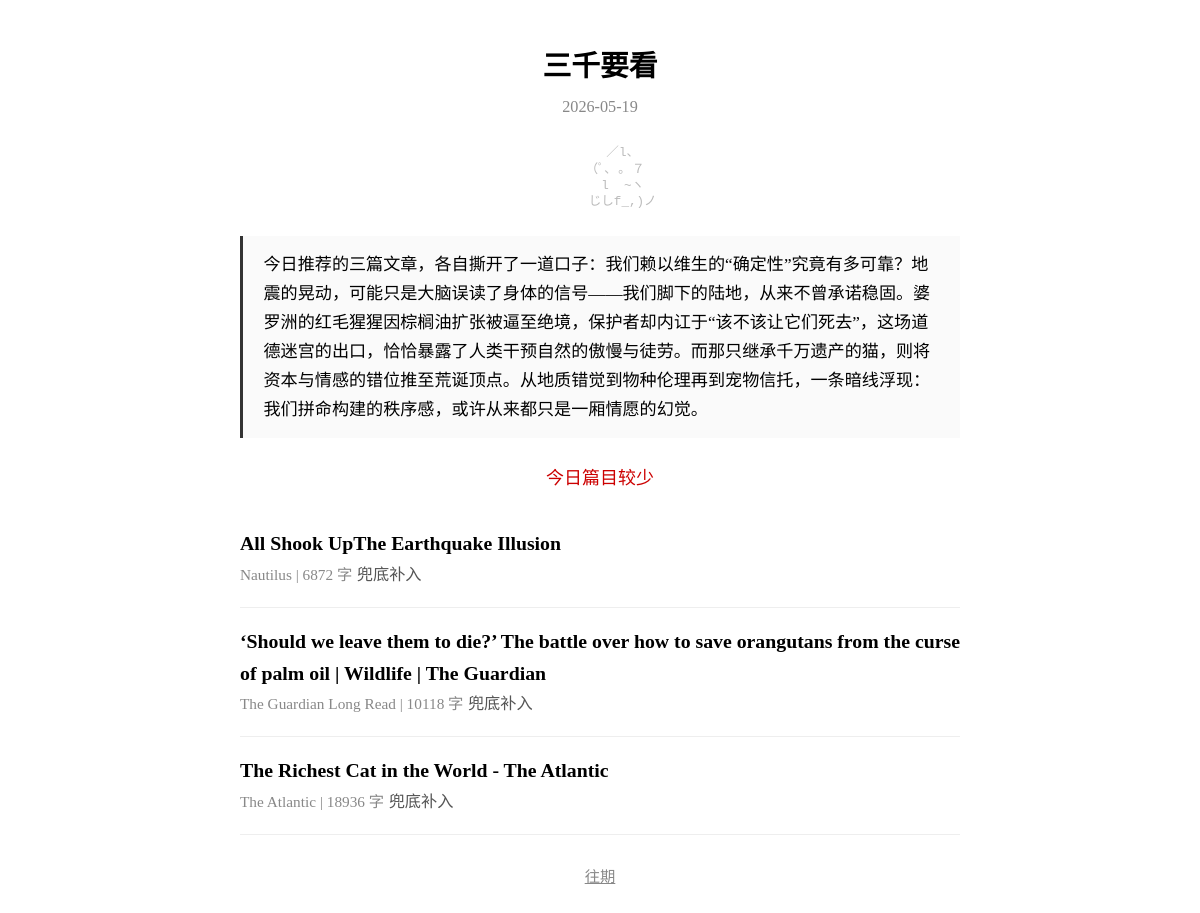
Before: / with the older database file.
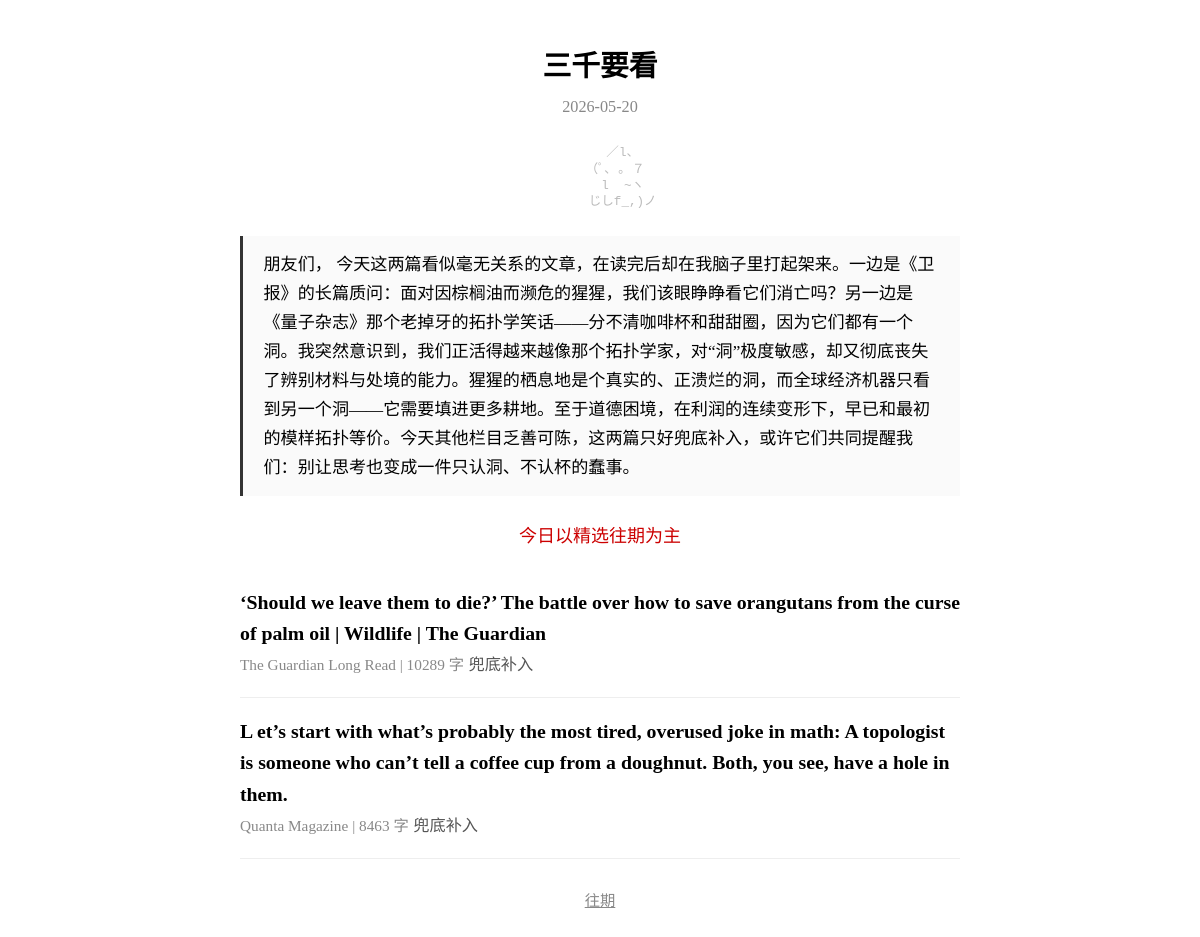
After: the same page with the newer database file.
### tables this page shows
CREATE TABLE issues (
            date TEXT PRIMARY KEY,
            articles TEXT NOT NULL DEFAULT '[]',
            editor_note TEXT NOT NULL DEFAULT '',
            stats TEXT NOT NULL DEFAULT '{}',
            epub_sent_at TEXT
        );

CREATE TABLE articles (
            id TEXT PRIMARY KEY,
            title_zh TEXT NOT NULL DEFAULT '',
            source TEXT NOT NULL DEFAULT '',
            source_url TEXT NOT NULL DEFAULT '',
            author TEXT NOT NULL DEFAULT '',
            summary_zh TEXT NOT NULL DEFAULT '',
            tags TEXT NOT NULL DEFAULT '[]',
            word_count_zh INTEGER NOT NULL DEFAULT 0,
            original_word_count INTEGER NOT NULL DEFAULT 0,
            translation_model TEXT NOT NULL DEFAULT '',
            prompt_version TEXT NOT NULL DEFAULT '',
            quality_score TEXT NOT NULL DEFAULT '{}',
            read_status TEXT NOT NULL DEFAULT 'unread',
            read_at TEXT,
            fetched_at TEXT NOT NULL DEFAULT ''
        , section_id TEXT NOT NULL DEFAULT '', has_spoiler INTEGER NOT NULL DEFAULT 0, topic_keywords TEXT NOT NULL DEFAULT '[]');

### server.py (the view)
@app.get("/", response_class=HTMLResponse)
async def index():
    latest_date = get_latest_issue_date()
    today_str = date.today().isoformat()
    if not latest_date:
        template = env.get_template("index.html")
        return template.render(issue=None, articles=[], today=today_str)
    issue = get_issue(latest_date)
    if not issue:
        template = env.get_template("index.html")
        return template.render(issue=None, articles=[], today=today_str)
    article_ids = issue.get("articles", [])
    articles = get_articles_by_ids(article_ids)
    template = env.get_template("index.html")
    return template.render(issue=issue, articles=articles, today=latest_date)

### templates/index.html (shortened to what this page needs)
<!DOCTYPE html>
<html lang="zh-CN">
<head>
</head>
<body>
{% if issue %}
<h1>三千要看</h1>
<div class="date">{{ today }}</div>
<pre class="cat-art">
      ／l、
    （ﾟ､ ｡ ７
      l  ~ヽ
      じしf_,)ノ
</pre>
<div class="editor-note">
{{ issue.editor_note | e }}
</div>
{% if issue.stats.get('fallback_note') %}
<p style="color:#c00;text-align:center">{{ issue.stats.fallback_note }}</p>
{% endif %}
<ul class="article-list">
{% for a in articles %}
<li class="article-item">
  <a href="/article/{{ a.id }}">
    <span class="title">{{ a.title_zh or a.id }}</span>
    <span class="meta">{{ a.source }} | {{ a.word_count_zh }} 字</span>
    <span class="summary">{{ a.summary_zh }}</span>
  </a>
</li>
{% endfor %}
</ul>
{% endif %}
<div class="footer">
  <a href="/archive">往期</a>
</div>
</body>
</html>

### templates/index.html (style rules this page uses)
body { max-width:720px;margin:0 auto;padding:24px 18px;background:#fff;color:#000;font-size:18px;line-height:1.6;font-family:serif }
h1 { text-align:center;font-size:1.6em;margin-bottom:.2em }
.date { text-align:center;color:#888;font-size:.9em;margin-bottom:1.5em }
.editor-note { border-left:3px solid #333;padding:.8em 1.2em;margin:1.5em 0;background:#fafafa;font-size:.95em;line-height:1.7 }
.article-list { list-style:none;padding:0 }
.article-item { padding:1em 0;border-bottom:1px solid #eee }
.article-item a { text-decoration:none;color:#000 }
.article-item .title { font-size:1.1em;font-weight:bold;display:block }
.article-item .meta { color:#888;font-size:.85em;margin-top:.3em }
.article-item .summary { color:#555;font-size:.9em;margin-top:.4em;line-height:1.5 }
.footer { text-align:center;margin-top:2em;font-size:.85em }
.footer a { color:#888 }
.cat-art { text-align:center;color:#bbb;font-size:.7em;line-height:1.3;margin:1em 0 }

Changed rows visible on the page:
removed issues: date "2026-05-19", editor_note "今日推荐的三篇文章，各自撕开了一道口子：我们赖以维生的“确定性”究竟有多可靠？地震的晃动，可能只是大脑误读了身体的信号——我们脚下的陆地，从来不曾承诺稳固。婆罗洲的红毛猩猩因棕榈油扩张被逼至绝境，保护者却内讧于“该不该让它们死去”，这场道德迷宫的出口，恰恰暴露了人类干预自然的傲慢与徒劳。而那只继承千万遗产的猫，则将资本与情感的错位推至荒诞顶点。从地质错觉到物种伦理再到宠物信托，一条暗线浮现：我们拼命构建的秩序感，或许从来都只是一厢情愿的幻觉。"
removed articles: title_zh "All Shook UpThe Earthquake Illusion", source "Nautilus", word_count_zh "6872", summary_zh "兜底补入"
removed articles: title_zh "The Richest Cat in the World - The Atlantic", source "The Atlantic", word_count_zh "18936", summary_zh "兜底补入"
added issues: date "2026-05-20", editor_note "朋友们， 今天这两篇看似毫无关系的文章，在读完后却在我脑子里打起架来。一边是《卫报》的长篇质问：面对因棕榈油而濒危的猩猩，我们该眼睁睁看它们消亡吗？另一边是《量子杂志》那个老掉牙的拓扑学笑话——分不清咖啡杯和甜甜圈，因为它们都有一个洞。我突然意识到，我们正活得越来越像那个拓扑学家，对“洞”极度敏感，却又彻底丧失了辨别材料与处境的能力。猩猩的栖息地是个真实的、正溃烂的洞，而全球经济机器只看到另一个洞——它需要填进更多耕地。至于道德困境，在利润的连续变形下，早已和最初的模样拓扑等价。今天其他栏目乏善可陈，这两篇只好兜底补入，或许它们共同提醒我们：别让思考也变成一件只认洞、不认杯的蠢事。"
changed articles "The Guardian Long Read": word_count_zh "10118" → "10289"
added articles: title_zh "L et’s start with what’s probably the most tired, overused joke in math: A topologist is someone who can’t tell a coffee cup from a doughnut. Both, you see, have a hole in them.", source "Quanta Magazine", word_count_zh "8463", summary_zh "兜底补入"
Other visible differences:
{{ issue.stats.fallback_note }}: "今日篇目较少" → "今日以精选往期为主"
